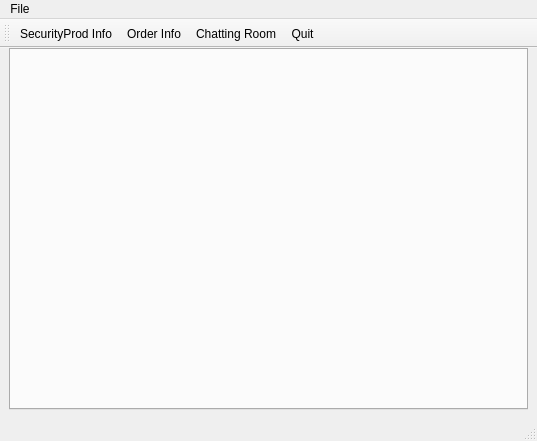
<?xml version="1.0" encoding="UTF-8"?>
<ui version="4.0">
 <class>MainWindow</class>
 <widget class="QMainWindow" name="MainWindow">
  <property name="geometry">
   <rect>
    <x>0</x>
    <y>0</y>
    <width>537</width>
    <height>441</height>
   </rect>
  </property>
  <property name="windowTitle">
   <string>MainWindow</string>
  </property>
  <widget class="QWidget" name="centralwidget">
   <layout class="QVBoxLayout" name="verticalLayout">
    <property name="topMargin">
     <number>0</number>
    </property>
    <item>
     <widget class="QTabWidget" name="tabWidget">
      <property name="currentIndex">
       <number>-1</number>
      </property>
     </widget>
    </item>
   </layout>
  </widget>
  <widget class="QMenuBar" name="menubar">
   <property name="geometry">
    <rect>
     <x>0</x>
     <y>0</y>
     <width>537</width>
     <height>37</height>
    </rect>
   </property>
   <widget class="QMenu" name="menuFile">
    <property name="title">
     <string>File</string>
    </property>
    <addaction name="actionSecurityProd_Info"/>
    <addaction name="actionOrder_Info"/>
    <addaction name="actionChatting_Room"/>
    <addaction name="separator"/>
    <addaction name="actionQuit"/>
   </widget>
   <addaction name="menuFile"/>
  </widget>
  <widget class="QStatusBar" name="statusbar"/>
  <widget class="QToolBar" name="toolBar">
   <property name="windowTitle">
    <string>toolBar</string>
   </property>
   <attribute name="toolBarArea">
    <enum>TopToolBarArea</enum>
   </attribute>
   <attribute name="toolBarBreak">
    <bool>false</bool>
   </attribute>
   <addaction name="actionSecurityProd_Info"/>
   <addaction name="actionOrder_Info"/>
   <addaction name="actionChatting_Room"/>
   <addaction name="actionQuit"/>
  </widget>
  <action name="actionSecurityProd_Info">
   <property name="icon">
    <iconset resource="ImagesTool.qrc">
     <normaloff>:/images/security.png</normaloff>:/images/security.png</iconset>
   </property>
   <property name="text">
    <string>SecurityProd Info</string>
   </property>
   <property name="shortcut">
    <string>Ctrl+P</string>
   </property>
  </action>
  <action name="actionChatting_Room">
   <property name="icon">
    <iconset resource="ImagesTool.qrc">
     <normaloff>:/images/chat.png</normaloff>:/images/chat.png</iconset>
   </property>
   <property name="text">
    <string>Chatting Room</string>
   </property>
   <property name="shortcut">
    <string>Ctrl+C</string>
   </property>
  </action>
  <action name="actionOrder_Info">
   <property name="icon">
    <iconset resource="ImagesTool.qrc">
     <normaloff>:/images/icons8-download-64.png</normaloff>:/images/icons8-download-64.png</iconset>
   </property>
   <property name="text">
    <string>Order Info</string>
   </property>
   <property name="shortcut">
    <string>Ctrl+O</string>
   </property>
  </action>
  <action name="actionQuit">
   <property name="icon">
    <iconset resource="ImagesTool.qrc">
     <normaloff>:/images/Exit-PNG-Transparent-Image.png</normaloff>:/images/Exit-PNG-Transparent-Image.png</iconset>
   </property>
   <property name="text">
    <string>Quit</string>
   </property>
   <property name="shortcut">
    <string>Ctrl+Q</string>
   </property>
  </action>
 </widget>
 <resources>
  <include location="ImagesTool.qrc"/>
 </resources>
 <connections/>
</ui>
